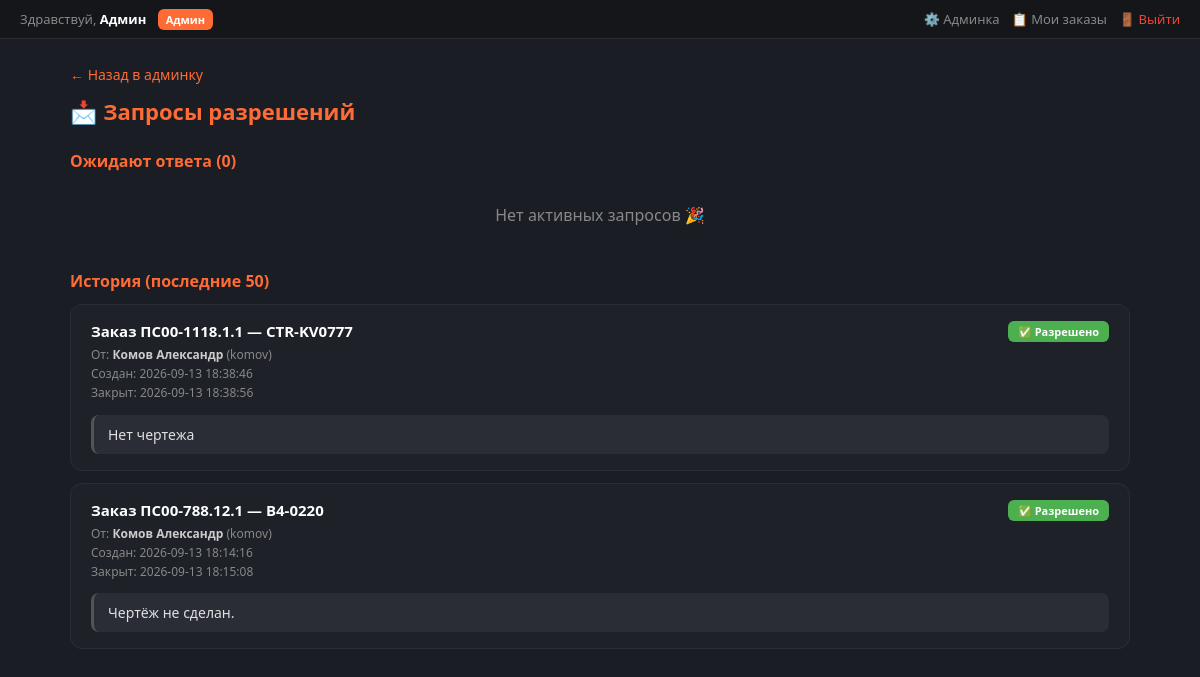
Screenshot of /admin/requests (signed in) with the database file from the repository.
### tables this page shows
CREATE TABLE users (
            id INTEGER PRIMARY KEY AUTOINCREMENT,
            login TEXT UNIQUE NOT NULL,
            password_hash TEXT NOT NULL,
            first_name TEXT DEFAULT '',
            last_name TEXT DEFAULT '',
            middle_name TEXT DEFAULT '',
            position TEXT DEFAULT '',
            role TEXT DEFAULT 'tester',
            created_at TIMESTAMP DEFAULT CURRENT_TIMESTAMP
        );

CREATE TABLE permission_requests (
            id INTEGER PRIMARY KEY AUTOINCREMENT,
            order_id INTEGER NOT NULL,
            user_id INTEGER NOT NULL,
            type TEXT NOT NULL,
            reason TEXT DEFAULT '',
            status TEXT DEFAULT 'pending',
            admin_id INTEGER,
            admin_comment TEXT DEFAULT '',
            created_at TIMESTAMP DEFAULT CURRENT_TIMESTAMP,
            resolved_at TIMESTAMP,
            FOREIGN KEY (order_id) REFERENCES orders(id),
            FOREIGN KEY (user_id) REFERENCES users(id)
        );

CREATE TABLE orders (
            id INTEGER PRIMARY KEY AUTOINCREMENT,
            order_number TEXT NOT NULL,
            product_name TEXT DEFAULT '',
            department TEXT DEFAULT '',
            user_id INTEGER,
            created_at TIMESTAMP DEFAULT CURRENT_TIMESTAMP,
            FOREIGN KEY (user_id) REFERENCES users(id)
        );

### app/admin_routes.py (the view)
@admin_router.get("/requests")
def admin_requests_page(request: Request):
    user = admin_required(request)
    if not user:
        return RedirectResponse("/login", status_code=303)
    pending = get_pending_requests()
    history = get_all_requests(limit=50)
    return templates.TemplateResponse("admin_requests.html", {
        "request": request,
        "user": user,
        "pending": pending,
        "history": history,
    })

### app/templates/admin_requests.html (shortened to what this page needs)
{% extends "base.html" %}
{% block content %}
<div class="requests-container">
    <a href="/admin" class="back-link">← Назад в админку</a>
    <h1>📩 Запросы разрешений</h1>
    <h2>Ожидают ответа ({{ pending | length }})</h2>
    {% if pending %}
        {% for r in pending %}
        <div class="req-card pending">
            <div class="req-head">
                <div>
                    <div class="req-title">Заказ {{ r.order_number }} — {{ r.product_name }}</div>
                    <div class="req-meta">
                        Тип: <strong>работа без ГЧ</strong><br>
                        От: <strong>{{ r.last_name }} {{ r.first_name }}</strong> ({{ r.login }})<br>
                        Время: {{ r.created_at }}
                    </div>
                </div>
                <span class="badge badge-pending">⏳ Ожидает</span>
            </div>
            <div class="req-reason">{{ r.reason }}</div>
            <form method="post" action="/admin/requests/{{ r.id }}/resolve" class="req-actions">
                <input type="text" name="comment" placeholder="Комментарий (необязательно)"
                       style="flex:1; min-width:200px; padding:8px 12px; background:#2a2d35; border:1px solid #3a3d45; border-radius:6px; color:#fff; font-size:13px;">
                <button type="submit" name="status" value="approved" class="btn-approve"
                        onclick="return confirm('Разрешить работу без ГЧ по заказу {{ r.order_number }}?');">
                    ✅ Разрешить
                </button>
                <button type="submit" name="status" value="rejected" class="btn-reject"
                        onclick="return confirm('Отклонить запрос по заказу {{ r.order_number }}?');">
                    ❌ Отклонить
                </button>
            </form>
        </div>
        {% endfor %}
    {% else %}
        <div class="empty">Нет активных запросов 🎉</div>
    {% endif %}
    <h2>История (последние 50)</h2>
    {% if history %}
        {% for r in history %}
        <div class="req-card">
            <div class="req-head">
                <div>
                    <div class="req-title">Заказ {{ r.order_number }} — {{ r.product_name }}</div>
                    <div class="req-meta">
                        От: <strong>{{ r.last_name }} {{ r.first_name }}</strong> ({{ r.login }})<br>
                        Создан: {{ r.created_at }}
                        {% if r.resolved_at %}<br>Закрыт: {{ r.resolved_at }}{% endif %}
                    </div>
                </div>
                <span class="badge badge-{{ r.status }}">
                    {% if r.status == 'pending' %}⏳ Ожидает
                    {% elif r.status == 'approved' %}✅ Разрешено
                    {% elif r.status == 'rejected' %}❌ Отклонено
                    {% else %}— Отменён{% endif %}
                </span>
            </div>
            <div class="req-reason" style="border-left-color:#555;">{{ r.reason }}</div>
        </div>
        {% endfor %}
    {% else %}
        <div class="empty">История пуста</div>
    {% endif %}
</div>
{% endblock %}

### app/templates/base.html (shortened to what this page needs)
<!DOCTYPE html>
<html lang="ru">
<head>
    <link rel="stylesheet" href="/static/css/style.css">
</head>
<body>
    {% if user %}
    <div class="top-bar">
        <div class="user-info">
            Здравствуй, <strong>{{ user.first_name or user.login }}</strong>
            {% if user.role == 'admin' %}
            <span class="role-badge role-admin">Админ</span>
            {% else %}
            <span class="role-badge role-tester">Испытатель</span>
            {% endif %}
        </div>
        <div class="nav-links">
            {% if user.role == 'admin' %}
            <a href="/admin">⚙️ Админка</a>
            {% endif %}
            <a href="/dashboard">📋 Мои заказы</a>
            <a href="/logout" style="color:#f44336;">🚪 Выйти</a>
        </div>
    </div>
    {% endif %}
    {% set step_order = ["order", "gch", "g3", "pg3", "visual", "measurements", "protocol", "photo"] %}
    {% set step_names = {
        "order": "📷 Заказ",
        "gch": "📐 ГЧ",
        "g3": "🔧 Г3",
        "pg3": "📋 ПГ3",
        "visual": "🔍 Контроль",
        "measurements": "⚡ Измерения",
        "photo": "📸 Фото",
        "protocol": "📄 Протокол"
    } %}
    {% set step_urls = {
        "order": "/",
        "gch": "/check-gch",
        "g3": "/check-g3",
        "pg3": "/check-pg3",
        "visual": "/visual-check",
        "measurements": "/measurements",
        "photo": "/photo",
        "protocol": "/protocol"
    } %}
    {% block content %}{% endblock %}
</body>
</html>

### app/static/css/style.css (style rules this page uses)
* { margin: 0; padding: 0; box-sizing: border-box; }
body { font-family: 'Segoe UI', 'Arial', sans-serif; background: #1a1d23; color: #e0e0e0; min-height: 100vh; }

### app/templates/base.html (style rules this page uses)
* { margin: 0; padding: 0; box-sizing: border-box; }
body { font-family: 'Segoe UI', 'Arial', sans-serif; background: #1a1d23; color: #e0e0e0; min-height: 100vh; }
.top-bar { background: #14161a; padding: 10px 20px; display: flex; justify-content: space-between; align-items: center; border-bottom: 1px solid #2a2d35; }
.top-bar .user-info { font-size: 13px; color: #888; }
.top-bar .user-info strong { color: #fff; }
.top-bar .nav-links { display: flex; gap: 12px; }
.top-bar .nav-links a { color: #888; text-decoration: none; font-size: 13px; }
.role-badge { padding: 3px 8px; border-radius: 6px; font-size: 11px; margin-left: 8px; font-weight: 600; }
.role-admin { background: #ff6b35; color: #fff; }

### app/templates/admin_requests.html (style rules this page uses)
.requests-container { max-width: 1100px; margin: 0 auto; padding: 24px 20px; }
.requests-container h1 { color: #ff6b35; font-size: 22px; margin-bottom: 20px; }
.requests-container h2 { color: #ff6b35; font-size: 16px; margin: 24px 0 12px; }
.req-card { background: #1e2128; border: 1px solid #2a2d35; border-radius: 12px; padding: 16px 20px; margin-bottom: 12px; }
.req-head { display: flex; justify-content: space-between; align-items: flex-start; gap: 16px; flex-wrap: wrap; }
.req-title { font-size: 15px; font-weight: 600; color: #fff; margin-bottom: 4px; }
.req-meta { font-size: 12px; color: #888; line-height: 1.6; }
.req-meta strong { color: #ccc; }
.req-reason { margin-top: 12px; padding: 10px 14px; background: #2a2d35; border-radius: 8px; font-size: 14px; color: #e0e0e0; border-left: 3px solid #ff9800; }
.badge { padding: 3px 10px; border-radius: 6px; font-size: 11px; font-weight: 600; }
.badge-approved { background: #4caf50; color: #fff; }
.empty { color: #888; padding: 20px; text-align: center; }
.back-link { display: inline-block; color: #ff6b35; text-decoration: none; font-size: 14px; margin-bottom: 12px; }

### rows the page displays
users: first_name "Админ"
permission_requests: order_number "ПС00-1118.1.1", product_name "CTR-KV0777", last_name "Комов", first_name "Александр", login "komov", created_at "2026-09-13 18:38:46", resolved_at "2026-09-13 18:38:56", status "✅ Разрешено", reason "Нет чертежа"
permission_requests: order_number "ПС00-788.12.1", product_name "В4-0220", last_name "Комов", first_name "Александр", login "komov", created_at "2026-09-13 18:14:16", resolved_at "2026-09-13 18:15:08", status "✅ Разрешено", reason "Чертёж не сделан."

### other values shown
{{ pending | length }} "0"
